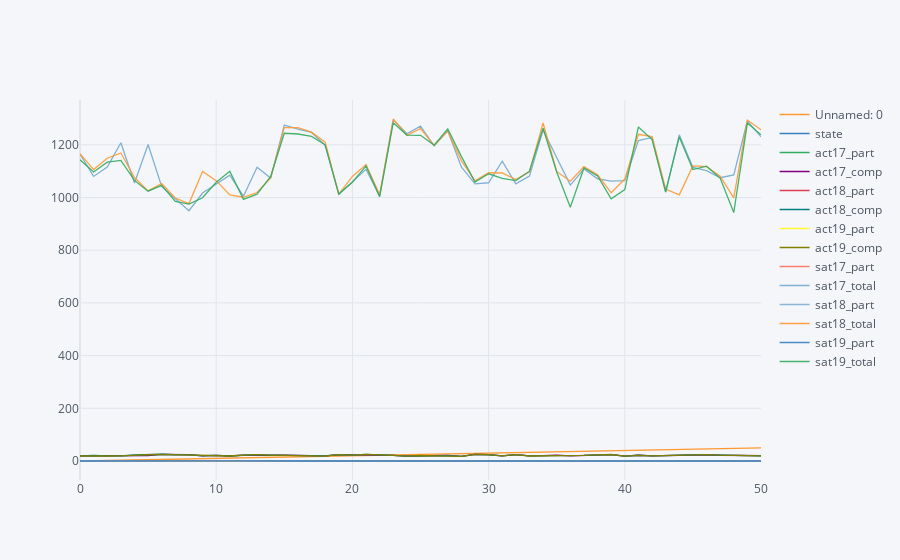

Notebook code cell kept with this figure:
### Code cell
df1.iplot()

### Figure 1 — Plotly figure (JSON) as saved in the notebook; plotly's stock layout.template omitted (floating-point values rounded to 4 significant figures)
{"data": [{"line": {"color": "rgba(255, 153, 51, 1.0)", "dash": "solid", "shape": "linear", "width": 1.3}, "mode": "lines", "name": "Unnamed: 0", "text": "", "type": "scatter", "x": [0, 1, 2, 3, 4, 5, 6, 7, 8, 9, 10, 11, 12, 13, 14, 15, 16, 17, 18, 19, 20, 21, 22, 23, 24, 25, 26, 27, 28, 29, 30, 31, 32, 33, 34, 35, 36, 37, 38, 39, 40, 41, 42, 43, 44, 45, 46, 47, 48, 49, 50], "y": [0, 1, 2, 3, 4, 5, 6, 7, 8, 9, 10, 11, 12, 13, 14, 15, 16, 17, 18, 19, 20, 21, 22, 23, 24, 25, 26, 27, 28, 29, 30, 31, 32, 33, 34, 35, 36, 37, 38, 39, 40, 41, 42, 43, 44, 45, 46, 47, 48, 49, 50]}, {"line": {"color": "rgba(55, 128, 191, 1.0)", "dash": "solid", "shape": "linear", "width": 1.3}, "mode": "lines", "name": "state", "text": "", "type": "scatter", "x": [0, 1, 2, 3, 4, 5, 6, 7, 8, 9, 10, 11, 12, 13, 14, 15, 16, 17, 18, 19, 20, 21, 22, 23, 24, 25, 26, 27, 28, 29, 30, 31, 32, 33, 34, 35, 36, 37, 38, 39, 40, 41, 42, 43, 44, 45, 46, 47, 48, 49, 50], "y": ["Alabama", "Alaska", "Arizona", "Arkansas", "California", "Colorado", "Connecticut", "Delaware", "District of Columbia", "Florida", "Georgia", "Hawaii", "Idaho", "Illinois", "Indiana", "Iowa", "Kansas", "Kentucky", "Louisiana", "Maine", "Maryland", "Massachusetts", "Michigan", "Minnesota", "Mississippi", "Missouri", "Montana", "Nebraska", "Nevada", "New Hampshire", "New Jersey", "New Mexico", "New York", "North Carolina", "North Dakota", "Ohio", "Oklahoma", "Oregon", "Pennsylvania", "Rhode Island", "South Carolina", "South Dakota", "Tennessee", "Texas", "Utah", "Vermont", "Virginia", "Washington", "West Virginia", "Wisconsin", "Wyoming"]}, {"line": {"color": "rgba(50, 171, 96, 1.0)", "dash": "solid", "shape": "linear", "width": 1.3}, "mode": "lines", "name": "act17_part", "text": "", "type": "scatter", "x": [0, 1, 2, 3, 4, 5, 6, 7, 8, 9, 10, 11, 12, 13, 14, 15, 16, 17, 18, 19, 20, 21, 22, 23, 24, 25, 26, 27, 28, 29, 30, 31, 32, 33, 34, 35, 36, 37, 38, 39, 40, 41, 42, 43, 44, 45, 46, 47, 48, 49, 50], "y": [1, 0.65, 0.62, 1, 0.31, 1, 0.31, 0.18, 0.32, 0.73, 0.55, 0.9, 0.38, 0.93, 0.35, 0.67, 0.73, 1, 1, 0.08, 0.28, 0.29, 0.29, 1, 1, 1, 1, 0.84, 1, 0.18, 0.34, 0.66, 0.31, 1, 0.98, 0.75, 1, 0.4, 0.23, 0.21, 1, 0.8, 1, 0.45, 1, 0.29, 0.29, 0.29, 0.69, 1, 1]}, {"line": {"color": "rgba(128, 0, 128, 1.0)", "dash": "solid", "shape": "linear", "width": 1.3}, "mode": "lines", "name": "act17_comp", "text": "", "type": "scatter", "x": [0, 1, 2, 3, 4, 5, 6, 7, 8, 9, 10, 11, 12, 13, 14, 15, 16, 17, 18, 19, 20, 21, 22, 23, 24, 25, 26, 27, 28, 29, 30, 31, 32, 33, 34, 35, 36, 37, 38, 39, 40, 41, 42, 43, 44, 45, 46, 47, 48, 49, 50], "y": [19.2, 19.8, 19.7, 19.4, 22.8, 20.8, 25.2, 24.1, 24.2, 19.8, 21.4, 19, 22.3, 21.4, 22.6, 21.9, 21.7, 20, 19.5, 24.3, 23.6, 25.4, 24.1, 21.5, 18.6, 20.4, 20.3, 21.4, 17.8, 25.5, 23.9, 19.7, 24.2, 19.1, 20.3, 22, 19.4, 21.8, 23.7, 24, 18.7, 21.8, 19.8, 20.7, 20.3, 23.6, 23.8, 21.9, 20.4, 20.5, 20.2]}, {"line": {"color": "rgba(219, 64, 82, 1.0)", "dash": "solid", "shape": "linear", "width": 1.3}, "mode": "lines", "name": "act18_part", "text": "", "type": "scatter", "x": [0, 1, 2, 3, 4, 5, 6, 7, 8, 9, 10, 11, 12, 13, 14, 15, 16, 17, 18, 19, 20, 21, 22, 23, 24, 25, 26, 27, 28, 29, 30, 31, 32, 33, 34, 35, 36, 37, 38, 39, 40, 41, 42, 43, 44, 45, 46, 47, 48, 49, 50], "y": [1, 0.33, 0.66, 1, 0.27, 0.3, 0.26, 0.17, 0.32, 0.66, 0.53, 0.89, 0.36, 0.43, 0.32, 0.68, 0.71, 1, 1, 0.07, 0.31, 0.25, 0.22, 0.99, 1, 1, 1, 1, 1, 0.16, 0.31, 0.67, 0.27, 1, 0.98, 1, 1, 0.42, 0.2, 0.15, 1, 0.77, 1, 0.45, 1, 0.24, 0.24, 0.24, 0.65, 1, 1]}, {"line": {"color": "rgba(0, 128, 128, 1.0)", "dash": "solid", "shape": "linear", "width": 1.3}, "mode": "lines", "name": "act18_comp", "text": "", "type": "scatter", "x": [0, 1, 2, 3, 4, 5, 6, 7, 8, 9, 10, 11, 12, 13, 14, 15, 16, 17, 18, 19, 20, 21, 22, 23, 24, 25, 26, 27, 28, 29, 30, 31, 32, 33, 34, 35, 36, 37, 38, 39, 40, 41, 42, 43, 44, 45, 46, 47, 48, 49, 50], "y": [19.1, 20.8, 19.2, 19.4, 22.7, 23.9, 25.6, 23.8, 23.6, 19.9, 21.4, 18.9, 22.3, 23.9, 22.5, 21.8, 21.6, 20.2, 19.2, 24, 22.5, 25.5, 24.2, 21.3, 18.6, 20, 20, 20.1, 17.7, 25.1, 23.7, 19.4, 24.5, 19.1, 20.3, 20.3, 19.3, 21.3, 23.5, 24.2, 18.3, 21.9, 19.6, 20.7, 20.4, 24.1, 23.9, 22.2, 20.3, 20.5, 20]}, {"line": {"color": "rgba(255, 255, 51, 1.0)", "dash": "solid", "shape": "linear", "width": 1.3}, "mode": "lines", "name": "act19_part", "text": "", "type": "scatter", "x": [0, 1, 2, 3, 4, 5, 6, 7, 8, 9, 10, 11, 12, 13, 14, 15, 16, 17, 18, 19, 20, 21, 22, 23, 24, 25, 26, 27, 28, 29, 30, 31, 32, 33, 34, 35, 36, 37, 38, 39, 40, 41, 42, 43, 44, 45, 46, 47, 48, 49, 50], "y": [1, 0.38, 0.73, 1, 0.23, 0.27, 0.22, 0.13, 0.32, 0.54, 0.49, 0.8, 0.31, 0.35, 0.29, 0.66, 0.72, 1, 1, 0.06, 0.28, 0.21, 0.19, 0.95, 1, 0.82, 1, 1, 1, 0.14, 0.25, 0.63, 0.22, 1, 0.96, 1, 1, 0.42, 0.17, 0.12, 0.78, 0.75, 1, 0.39, 1, 0.2, 0.21, 0.24, 0.49, 1, 1]}, {"line": {"color": "rgba(128, 128, 0, 1.0)", "dash": "solid", "shape": "linear", "width": 1.3}, "mode": "lines", "name": "act19_comp", "text": "", "type": "scatter", "x": [0, 1, 2, 3, 4, 5, 6, 7, 8, 9, 10, 11, 12, 13, 14, 15, 16, 17, 18, 19, 20, 21, 22, 23, 24, 25, 26, 27, 28, 29, 30, 31, 32, 33, 34, 35, 36, 37, 38, 39, 40, 41, 42, 43, 44, 45, 46, 47, 48, 49, 50], "y": [18.9, 20.1, 19, 19.3, 22.6, 23.8, 25.5, 24.1, 23.5, 20.1, 21.4, 19, 22.5, 24.3, 22.5, 21.6, 21.2, 19.8, 18.8, 24.3, 22.3, 25.5, 24.4, 21.4, 18.4, 20.8, 19.8, 20, 17.9, 25, 24.2, 19.3, 24.5, 19, 19.9, 20, 18.9, 21.1, 23.6, 24.7, 18.8, 21.6, 19.4, 20.5, 20.3, 24.1, 24, 22.1, 20.8, 20.3, 19.8]}, {"line": {"color": "rgba(251, 128, 114, 1.0)", "dash": "solid", "shape": "linear", "width": 1.3}, "mode": "lines", "name": "sat17_part", "text": "", "type": "scatter", "x": [0, 1, 2, 3, 4, 5, 6, 7, 8, 9, 10, 11, 12, 13, 14, 15, 16, 17, 18, 19, 20, 21, 22, 23, 24, 25, 26, 27, 28, 29, 30, 31, 32, 33, 34, 35, 36, 37, 38, 39, 40, 41, 42, 43, 44, 45, 46, 47, 48, 49, 50], "y": [0.05, 0.38, 0.3, 0.03, 0.53, 0.11, 1, 1, 1, 0.83, 0.61, 0.55, 0.93, 0.09, 0.63, 0.02, 0.04, 0.04, 0.04, 0.95, 0.69, 0.76, 1, 0.03, 0.02, 0.03, 0.1, 0.03, 0.26, 0.96, 0.7, 0.11, 0.67, 0.49, 0.02, 0.12, 0.07, 0.43, 0.65, 0.71, 0.5, 0.03, 0.05, 0.62, 0.03, 0.6, 0.65, 0.64, 0.14, 0.03, 0.03]}, {"line": {"color": "rgba(128, 177, 211, 1.0)", "dash": "solid", "shape": "linear", "width": 1.3}, "mode": "lines", "name": "sat17_total", "text": "", "type": "scatter", "x": [0, 1, 2, 3, 4, 5, 6, 7, 8, 9, 10, 11, 12, 13, 14, 15, 16, 17, 18, 19, 20, 21, 22, 23, 24, 25, 26, 27, 28, 29, 30, 31, 32, 33, 34, 35, 36, 37, 38, 39, 40, 41, 42, 43, 44, 45, 46, 47, 48, 49, 50], "y": [1165, 1080, 1116, 1208, 1055, 1201, 1041, 996, 950, 1017, 1050, 1085, 1005, 1115, 1074, 1275, 1260, 1247, 1198, 1012, 1060, 1107, 1005, 1295, 1242, 1271, 1196, 1253, 1116, 1052, 1056, 1138, 1052, 1081, 1256, 1149, 1047, 1108, 1071, 1062, 1064, 1216, 1228, 1020, 1238, 1114, 1102, 1075, 1086, 1291, 1230]}, {"line": {"color": "rgba(128, 177, 211, 0.8999999999999999)", "dash": "solid", "shape": "linear", "width": 1.3}, "mode": "lines", "name": "sat18_part", "text": "", "type": "scatter", "x": [0, 1, 2, 3, 4, 5, 6, 7, 8, 9, 10, 11, 12, 13, 14, 15, 16, 17, 18, 19, 20, 21, 22, 23, 24, 25, 26, 27, 28, 29, 30, 31, 32, 33, 34, 35, 36, 37, 38, 39, 40, 41, 42, 43, 44, 45, 46, 47, 48, 49, 50], "y": [0.06, 0.43, 0.29, 0.05, 0.6, 1, 1, 1, 0.92, 0.56, 0.7, 0.56, 1, 0.99, 0.63, 0.03, 0.04, 0.04, 0.04, 0.99, 0.76, 0.8, 1, 0.04, 0.03, 0.04, 0.1, 0.03, 0.23, 0.96, 0.82, 0.16, 0.79, 0.52, 0.02, 0.18, 0.08, 0.48, 0.7, 0.97, 0.55, 0.03, 0.06, 0.66, 0.04, 0.64, 0.68, 0.69, 0.28, 0.03, 0.03]}, {"line": {"color": "rgba(255, 153, 51, 0.8999999999999999)", "dash": "solid", "shape": "linear", "width": 1.3}, "mode": "lines", "name": "sat18_total", "text": "", "type": "scatter", "x": [0, 1, 2, 3, 4, 5, 6, 7, 8, 9, 10, 11, 12, 13, 14, 15, 16, 17, 18, 19, 20, 21, 22, 23, 24, 25, 26, 27, 28, 29, 30, 31, 32, 33, 34, 35, 36, 37, 38, 39, 40, 41, 42, 43, 44, 45, 46, 47, 48, 49, 50], "y": [1166, 1106, 1149, 1169, 1076, 1025, 1053, 998, 977, 1099, 1064, 1010, 1001, 1019, 1074, 1265, 1265, 1248, 1210, 1013, 1080, 1125, 1011, 1298, 1236, 1262, 1198, 1252, 1140, 1063, 1094, 1093, 1068, 1098, 1283, 1099, 1062, 1117, 1086, 1018, 1070, 1240, 1231, 1032, 1010, 1120, 1117, 1081, 999, 1294, 1257]}, {"line": {"color": "rgba(55, 128, 191, 0.8999999999999999)", "dash": "solid", "shape": "linear", "width": 1.3}, "mode": "lines", "name": "sat19_part", "text": "", "type": "scatter", "x": [0, 1, 2, 3, 4, 5, 6, 7, 8, 9, 10, 11, 12, 13, 14, 15, 16, 17, 18, 19, 20, 21, 22, 23, 24, 25, 26, 27, 28, 29, 30, 31, 32, 33, 34, 35, 36, 37, 38, 39, 40, 41, 42, 43, 44, 45, 46, 47, 48, 49, 50], "y": [0.07, 0.41, 0.31, 0.06, 0.63, 1, 1, 1, 0.94, 1, 0.71, 0.54, 1, 1, 0.66, 0.03, 0.04, 0.04, 0.05, 0.99, 0.82, 0.81, 1, 0.04, 0.03, 0.04, 0.09, 0.03, 0.2, 0.95, 0.82, 0.18, 0.79, 0.51, 0.02, 0.19, 0.22, 0.51, 0.7, 1, 0.68, 0.03, 0.07, 0.68, 0.04, 0.66, 0.68, 0.7, 0.99, 0.03, 0.03]}, {"line": {"color": "rgba(50, 171, 96, 0.8999999999999999)", "dash": "solid", "shape": "linear", "width": 1.3}, "mode": "lines", "name": "sat19_total", "text": "", "type": "scatter", "x": [0, 1, 2, 3, 4, 5, 6, 7, 8, 9, 10, 11, 12, 13, 14, 15, 16, 17, 18, 19, 20, 21, 22, 23, 24, 25, 26, 27, 28, 29, 30, 31, 32, 33, 34, 35, 36, 37, 38, 39, 40, 41, 42, 43, 44, 45, 46, 47, 48, 49, 50], "y": [1143, 1097, 1134, 1141, 1065, 1024, 1046, 985, 975, 999, 1058, 1100, 993, 1013, 1080, 1244, 1241, 1232, 1200, 1013, 1058, 1120, 1003, 1284, 1237, 1236, 1199, 1260, 1156, 1059, 1090, 1073, 1064, 1100, 1263, 1097, 963, 1112, 1082, 995, 1030, 1268, 1220, 1022, 1230, 1106, 1119, 1074, 943, 1283, 1238]}], "layout": {"legend": {"bgcolor": "#F5F6F9", "font": {"color": "#4D5663"}}, "paper_bgcolor": "#F5F6F9", "plot_bgcolor": "#F5F6F9", "title": {"font": {"color": "#4D5663"}}, "xaxis": {"gridcolor": "#E1E5ED", "showgrid": true, "tickfont": {"color": "#4D5663"}, "title": {"font": {"color": "#4D5663"}, "text": ""}, "zerolinecolor": "#E1E5ED"}, "yaxis": {"gridcolor": "#E1E5ED", "showgrid": true, "tickfont": {"color": "#4D5663"}, "title": {"font": {"color": "#4D5663"}, "text": ""}, "zerolinecolor": "#E1E5ED"}}}
